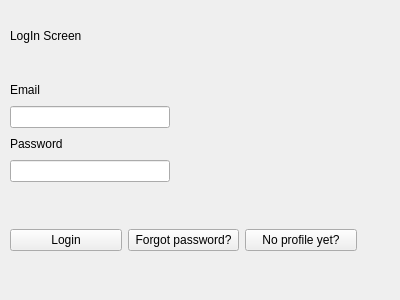
<?xml version="1.0" encoding="UTF-8"?>
<ui version="4.0">
 <class>Login</class>
 <widget class="QWidget" name="Login">
  <property name="geometry">
   <rect>
    <x>0</x>
    <y>0</y>
    <width>400</width>
    <height>300</height>
   </rect>
  </property>
  <property name="windowTitle">
   <string>Form</string>
  </property>
  <widget class="QWidget" name="verticalLayoutWidget">
   <property name="geometry">
    <rect>
     <x>10</x>
     <y>20</y>
     <width>160</width>
     <height>31</height>
    </rect>
   </property>
   <layout class="QVBoxLayout" name="verticalLayout">
    <item>
     <widget class="QLabel" name="label">
      <property name="text">
       <string>LogIn Screen</string>
      </property>
     </widget>
    </item>
   </layout>
  </widget>
  <widget class="QWidget" name="verticalLayoutWidget_2">
   <property name="geometry">
    <rect>
     <x>10</x>
     <y>80</y>
     <width>160</width>
     <height>102</height>
    </rect>
   </property>
   <layout class="QVBoxLayout" name="verticalLayout_2">
    <item>
     <widget class="QLabel" name="label_email">
      <property name="text">
       <string>Email</string>
      </property>
     </widget>
    </item>
    <item>
     <widget class="QLineEdit" name="lineEdit_email"/>
    </item>
    <item>
     <widget class="QLabel" name="label_password">
      <property name="text">
       <string>Password</string>
      </property>
     </widget>
    </item>
    <item>
     <widget class="QLineEdit" name="lineEdit_password"/>
    </item>
   </layout>
  </widget>
  <widget class="QWidget" name="horizontalLayoutWidget">
   <property name="geometry">
    <rect>
     <x>10</x>
     <y>200</y>
     <width>347</width>
     <height>80</height>
    </rect>
   </property>
   <layout class="QHBoxLayout" name="horizontalLayout">
    <item>
     <widget class="QPushButton" name="pushButton_Login">
      <property name="text">
       <string>Login</string>
      </property>
     </widget>
    </item>
    <item>
     <widget class="QPushButton" name="pushButton_ForgotPassword">
      <property name="text">
       <string>Forgot password?</string>
      </property>
     </widget>
    </item>
    <item>
     <widget class="QPushButton" name="pushButtonShowSignUp">
      <property name="text">
       <string>No profile yet?</string>
      </property>
     </widget>
    </item>
   </layout>
  </widget>
 </widget>
 <resources/>
 <connections/>
</ui>
